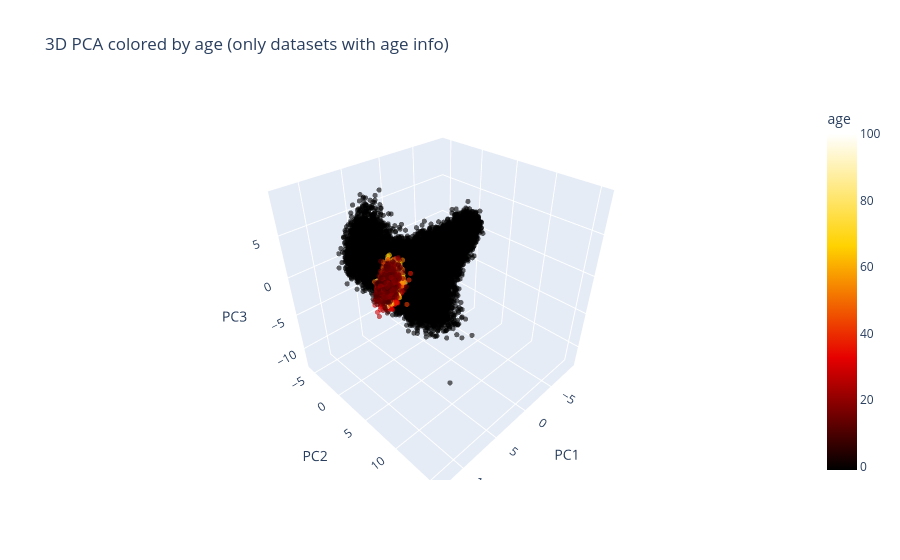

This figure's notebook cell:
### Code cell
import plotly.express as px
import pandas as pd

plot_df = pd.DataFrame({
    'PC1': sel_pca_result[:, 0],
    'PC2': sel_pca_result[:, 1],
    'PC3': sel_pca_result[:, 2],
    'age': huge_df["age"].values
})

fig = px.scatter_3d(
    plot_df, x='PC1', y='PC2', z='PC3',
    color='age',
    color_continuous_scale='hot',
    opacity=0.6,
    size_max=10,
    title='3D PCA colored by age (only datasets with age info)'
)
fig.update_traces(marker=dict(size=3))
fig.show()

### Figure 1 — Plotly figure (JSON) as saved in the notebook; plotly's stock layout.template omitted (floating-point values rounded to 4 significant figures; data arrays with more than 128 entries replaced by an {"elided": "..."} marker saying what was removed)
{"data": [{"hovertemplate": "PC1=%{x}<br>PC2=%{y}<br>PC3=%{z}<br>age=%{marker.color}<extra></extra>", "legendgroup": "", "marker": {"color": {"elided": "27246 float values"}, "coloraxis": "coloraxis", "opacity": 0.6, "size": 3, "symbol": "circle"}, "mode": "markers", "name": "", "scene": "scene", "showlegend": false, "type": "scatter3d", "x": {"elided": "27246 float values"}, "y": {"elided": "27246 float values"}, "z": {"elided": "27246 float values"}}], "layout": {"coloraxis": {"colorbar": {"title": {"text": "age"}}, "colorscale": [[0, "rgb(0,0,0)"], [0.3333, "rgb(230,0,0)"], [0.6667, "rgb(255,210,0)"], [1, "rgb(255,255,255)"]]}, "legend": {"tracegroupgap": 0}, "scene": {"domain": {"x": [0, 1], "y": [0, 1]}, "xaxis": {"title": {"text": "PC1"}}, "yaxis": {"title": {"text": "PC2"}}, "zaxis": {"title": {"text": "PC3"}}}, "title": {"text": "3D PCA colored by age (only datasets with age info)"}}}
